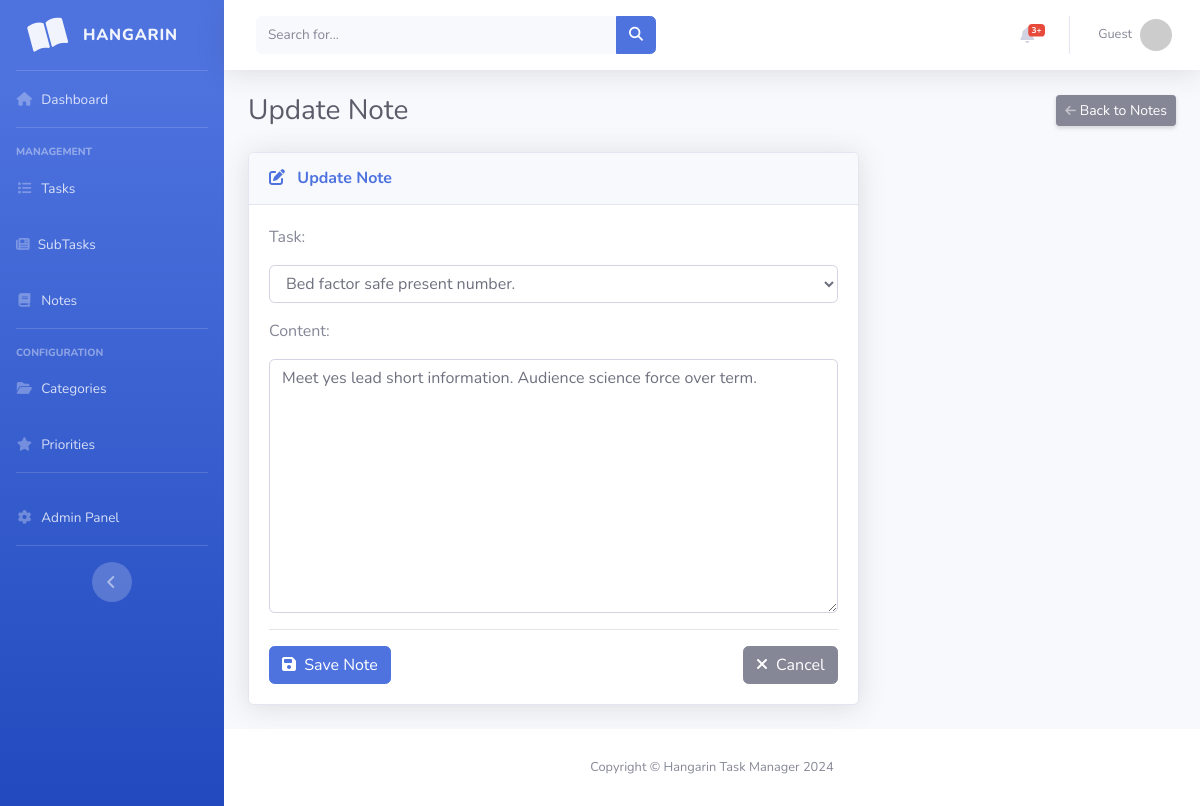
Screenshot of /note_list/13/ with the database file from the repository.
### taskmanager/models.py (models this page shows, shortened)
class BaseModel(models.Model):
    created_at = models.DateTimeField(auto_now_add=True)
    updated_at = models.DateTimeField(auto_now=True)
    class Meta:
        abstract = True

class Note(BaseModel):
    task = models.ForeignKey(Task, on_delete=models.CASCADE)
    content = models.TextField()

### taskmanager/views.py (the view)
# urls.py: path('note_list/<int:pk>/', NoteUpdateView.as_view(), name='note-update'),
class NoteUpdateView(UpdateView):
    model = Note
    form_class = NoteForm
    template_name = 'note_form.html'
    success_url = reverse_lazy('note-list')

### taskmanager/forms.py
class NoteForm(ModelForm):
    class Meta:
        model = Note
        fields = "__all__"

### taskmanager/models.py (called while the page is built)
    def __str__(self):
        return self.title

### templates/note_form.html (shortened to what this page needs)
{% extends 'base.html' %}
{% load static %}
{% block content %}
<div class="d-sm-flex align-items-center justify-content-between mb-4">
    <h1 class="h3 mb-0 text-gray-800">{% if object %}Update Note{% else %}Add New Note{% endif %}</h1>
    <a href="{% url 'note-list' %}" class="d-none d-sm-inline-block btn btn-sm btn-secondary shadow-sm">
         Back to Notes
    </a>
</div>
<div class="row">
    <div class="col-lg-8">
        <div class="card shadow mb-4">
            <div class="card-header py-3">
                <h6 class="m-0 font-weight-bold text-primary">
                    <i class="fas fa-{% if object %}edit{% else %}plus{% endif %} mr-2"></i>
                    {% if object %}Update Note{% else %}Add New Note{% endif %}
                </h6>
            </div>
            <div class="card-body">
                <form method="post" novalidate>
                    {% include 'includes/form.html' %}
                    <hr>
                    <div class="d-flex justify-content-between">
                        <button type="submit" class="btn btn-primary">
                            <i class="fas fa-save mr-1"></i> Save Note
                        </button>
                        <a href="{% url 'note-list' %}" class="btn btn-secondary">
                            <i class="fas fa-times mr-1"></i> Cancel
                        </a>
                    </div>
                </form>
            </div>
        </div>
    </div>
</div>
{% endblock %}

### templates/includes/form.html (shortened to what this page needs)
{% load widget_tweaks %}
{% for field in form %}
<div class="field item form-group">
    <label>{{ field.label_tag }}</label>
    <div class="form-group">
        {% render_field field class="form-control" %}
    </div>
</div>
{% endfor %}

### rows the page displays
Note: task "Bed factor safe present number." "Meet yes lead short information. Audience science force over term."

### other values shown
{{ field.label_tag }} "Task:" "Content:"
